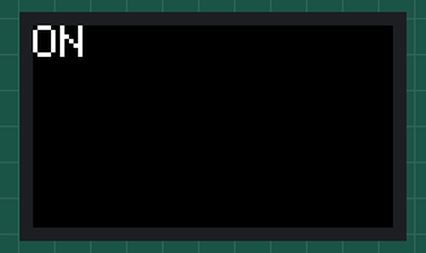
Simulated run of this sketch. Board: ESP32-S3. Shown: 240×135 colour display.

Above: at 1.1 s.
At 2.1 s:
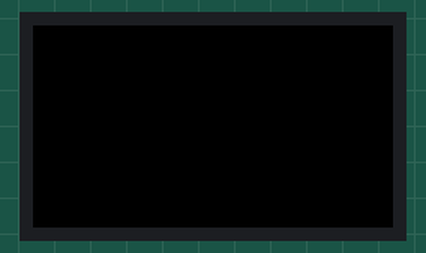

The sketch:

cardputer-adv-display.ino
```cpp
#include <M5Cardputer.h>

constexpr unsigned long INTERVAL_MS = 1000;

void setDisplayState(bool on) {
  auto& display = M5Cardputer.Display;
  display.fillScreen(TFT_BLACK);

  if (!on) {
    return;
  }

  display.setCursor(0, 0);
  display.setTextColor(TFT_WHITE);
  display.setTextSize(3);
  display.print("ON");
}

void setup() {
  auto config = M5.config();
  M5Cardputer.begin(config);
  setDisplayState(false);
}

void loop() {
  static unsigned long previousTime = 0;
  static bool displayOn = false;

  const unsigned long msSinceStart = millis();

  if (msSinceStart - previousTime >= INTERVAL_MS) {
    previousTime = msSinceStart;
    displayOn = !displayOn;
    setDisplayState(displayOn);
  }
}
```

Measured:
- what the display in image 0 shows lasts 1.0 s, from 1.0 s to 2.0 s
